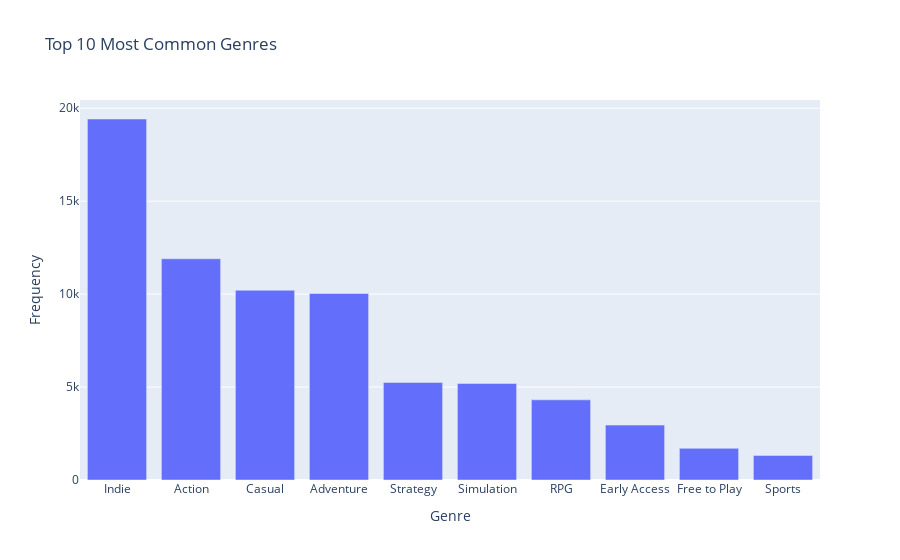

Notebook cell for this chart:
### Code cell
if 'genres' in df.columns:
    genre_counter = Counter()
    for entry in df['genres'].dropna():
        for genre in entry.split(';'):
            genre_counter[genre.strip()] += 1

    genre_df = pd.DataFrame(genre_counter.items(), columns=['Genre', 'Count'])
    genre_df = genre_df.sort_values(by='Count', ascending=False).head(10)

    fig = px.bar(
        genre_df,
        x='Genre',
        y='Count',
        title='Top 10 Most Common Genres',
        labels={'Genre': 'Genre', 'Count': 'Frequency'}
    )
    fig.update_layout(xaxis=dict(categoryorder='total descending'))
    fig.show()

### Figure 1 — Plotly figure (JSON) as saved in the notebook; plotly's stock layout.template omitted (floating-point values rounded to 4 significant figures)
{"data": [{"hovertemplate": "Genre=%{x}<br>Frequency=%{y}<extra></extra>", "legendgroup": "", "marker": {"color": "#636efa", "pattern": {"shape": ""}}, "name": "", "orientation": "v", "showlegend": false, "textposition": "auto", "type": "bar", "x": ["Indie", "Action", "Casual", "Adventure", "Strategy", "Simulation", "RPG", "Early Access", "Free to Play", "Sports"], "xaxis": "x", "y": [19421, 11903, 10210, 10032, 5247, 5194, 4311, 2954, 1704, 1322], "yaxis": "y"}], "layout": {"barmode": "relative", "legend": {"tracegroupgap": 0}, "title": {"text": "Top 10 Most Common Genres"}, "xaxis": {"anchor": "y", "categoryorder": "total descending", "domain": [0, 1], "title": {"text": "Genre"}}, "yaxis": {"anchor": "x", "domain": [0, 1], "title": {"text": "Frequency"}}}}
